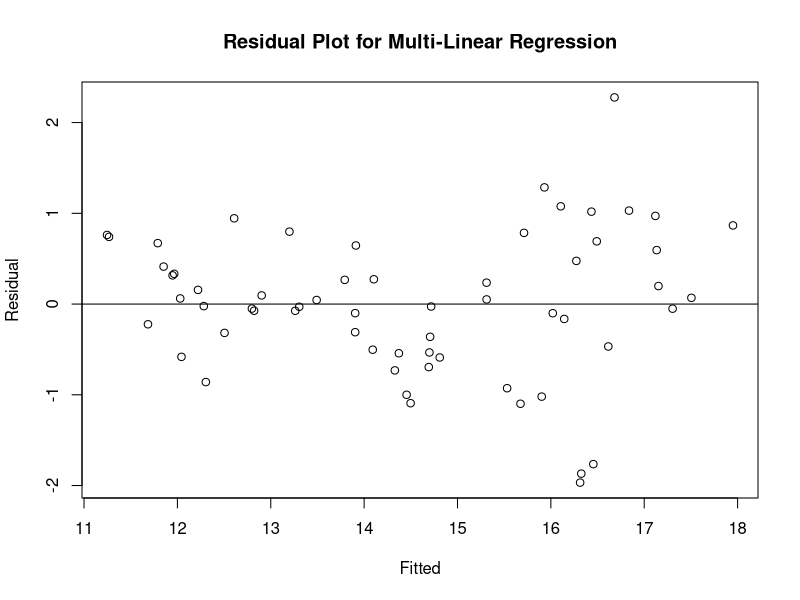
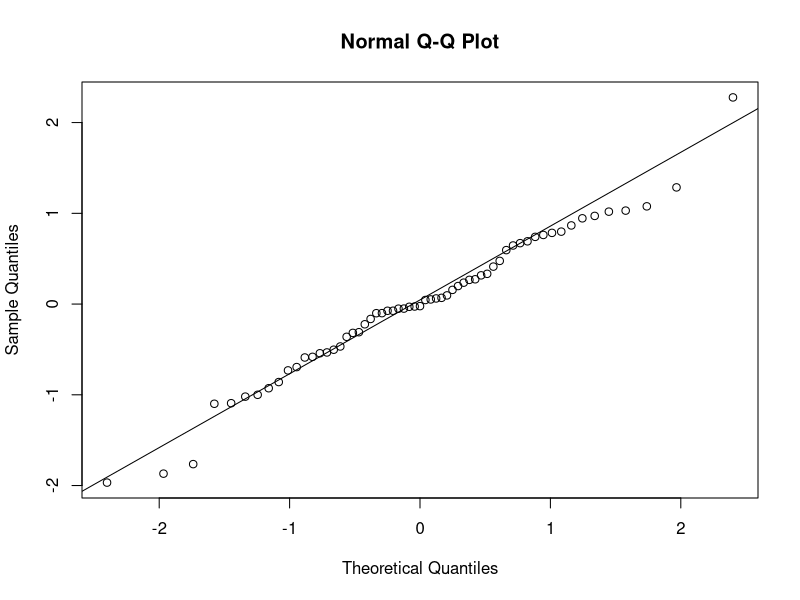
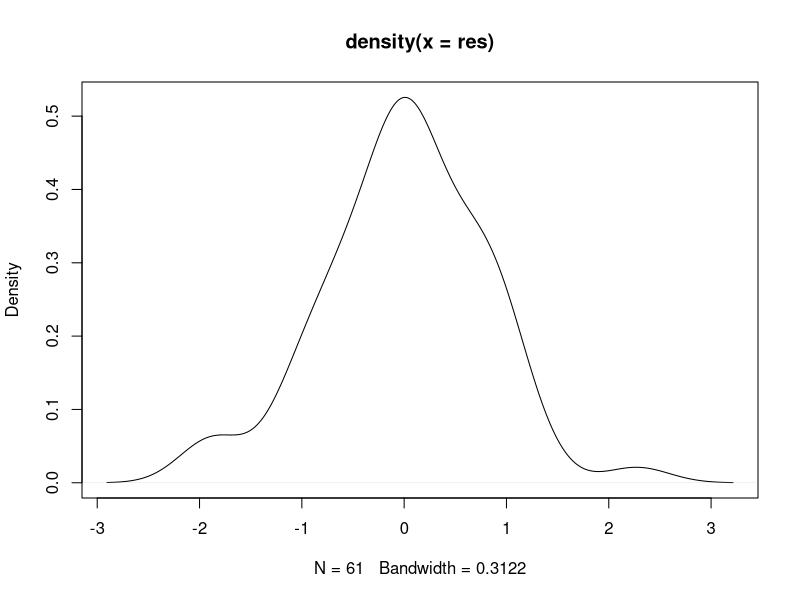

Here is the R script that generated these plots, in order:
setwd("/Users/jordan.Mac/Desktop/college/clarkson/fall23/stats_project") # change this
cat("\f") # clean the console
rm(list = ls()) # clean the environment
# Lets read the data
# library(readxl)
df <- read.csv("fighterjetcosts.csv")

#df$vs <- factor(df$vs)
# Perform multiple linear regression
fit_mlr <- lm(FlyawayCost ~ Thrust + Climb + MTOW, data = df)

# Print the summary of the regression model
print(summary(fit_mlr))

res <- resid(fit_mlr)
plot(fitted(fit_mlr), res, main = "Residual Plot for Multi-Linear Regression",
     xlab = "Fitted", ylab = "Residual")
abline(0,0) # horizontal line at (0,0)

qqnorm(res) # make a Q-Q plot
qqline(res) # add diagonal line

plot(density(res)) # density plot to verify ~N
